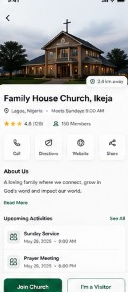
#> input picture artifacts/design_refs/a_01.png, 128 x 292 px, found by its file name
$ python recrop_sheet_a.py
#> lines starting #> are read from the running program, lines starting #| are printed output that depends on the picture; pictures that were not available may be replaced by others from this repository, and a replacement may not be noted
"""Recrop SHEET A photos using measured bands from inner screens."""

from __future__ import annotations

import json
from pathlib import Path

from PIL import Image

REFS = Path(r"c:\wamp64\www\church\mobile\artifacts\design_refs")
IMAGES = Path(r"c:\wamp64\www\church\mobile\assets\images")
META = Path(r"c:\wamp64\www\church\mobile\artifacts\sheet_a_boxes.json")
PROTECTED = {
    "splash_map.png",
    "fhc_logo.png",
    "discover_globe.png",
    "connect_people.png",
    "multiply_home.png",
    "otp_security.png",
    "security_shield.png",
}


def luma(p: tuple[int, int, int]) -> float:
    return 0.2126 * p[0] + 0.7152 * p[1] + 0.0722 * p[2]


# [96 lines left out: functions save_asset, col_split, find_circle_box, not called in this run]


def main() -> None:
    IMAGES.mkdir(parents=True, exist_ok=True)
    screens = [Image.open(REFS / f"a_{i:02d}.png").convert("RGB") for i in range(1, 14)]
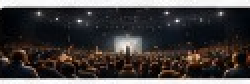
#> input picture assets/images/abuja_crusade.png, 125 x 42 px, given in place of a_02.png, which was not available (shown 2 times larger)
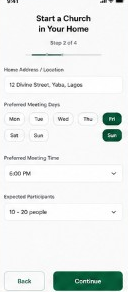
#> input picture artifacts/design_refs/a_03.png, 128 x 292 px, found by its file name
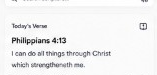
#> input picture assets/images/bible_votd.png, 157 x 75 px, given in place of a_04.png, which was not available
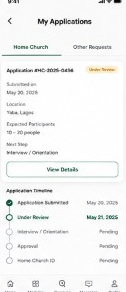
#> input picture artifacts/design_refs/a_06.png, 126 x 292 px, found by its file name
    church, start1, _s2, _s3, _s4, _apps, events, prayer, give, kca, _mod, press, profile = screens
    assets = {}

    # [4 lines left out: function rec, not called in this run]

    rec("church_hero.png", church, (0, 26, church.size[0], 84), "church_detail")
    rec("home_church_living.png", start1, (3, 64, start1.size[0] - 3, 116), "start_home_1")
    rec("event_convention.png", events, (6, 54, events.size[0] - 6, 124), "events")

    # Event list thumbs: left column of each row.
    rec("event_kca_graduation.png", events, (8, 172, 36, 200), "events")
    rec("event_youth_summit.png", events, (8, 208, 36, 236), "events")
    rec("event_prayer_conference.png", events, (8, 232, 36, 260), "events")

    gy0, gy1 = 44, 100
    gx = col_split(give, gy0, gy1)
    print(f"give plant split x={gx}")
    rec("give_plant.png", give, (gx, gy0, give.size[0] - 6, gy1), "give")
    rec("give_impact_banner.png", give, (6, gy0, give.size[0] - 6, gy1), "give")

    py0, py1 = 56, 142
    px = col_split(press, py0, py1)
    print(f"press book split x={px}")
    rec("press_book_cover.png", press, (px, py0, press.size[0] - 6, py1), "press")
    rec("press_new_release_banner.png", press, (6, py0, press.size[0] - 6, py1), "press")

    rec("press_power_of_prayer.png", press, (8, 214, 84, 264), "press")
    rec("press_winning_the_soul.png", press, (88, 214, 164, 264), "press")

    pav = find_circle_box(profile, (30, 10, 116, 70), min_size=18)
    if pav is None:
        pav = (52, 16, 94, 56)
    print(f"profile avatar box={pav}")
    rec("profile_avatar.png", profile, pav, "profile")

    kav = find_circle_box(kca, (4, 18, 70, 70), min_size=12)
    if kav:
        print(f"kca avatar box={kav}")
        rec("kca_avatar.png", kca, kav, "kca_dashboard")

    # Continue-learning book on KCA dashboard (right of bottom card).
    rec("kca_lesson_book.png", kca, (98, 210, 136, 248), "kca_dashboard")

    prav = find_circle_box(prayer, (4, 220, 50, 270), min_size=8)
    if prav is None:
        prav = (8, 232, 30, 258)
    print(f"prayer avatar box={prav}")
    rec("prayer_avatar.png", prayer, prav, "prayer")
    rec("prayer_answered_church.png", prayer, (86, 228, 130, 262), "prayer")

    meta = json.loads(META.read_text(encoding="utf-8"))
    meta["assets"] = assets
    META.write_text(json.dumps(meta, indent=2), encoding="utf-8")


if __name__ == "__main__":
#> (the run stopped early here; a loop or call above may not have finished)
